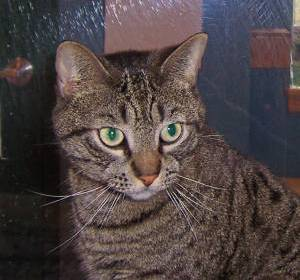
#> input picture opencv/images/test.jpg, 300 x 280 px, found by its file name
$ python 4_2.py
#> lines starting #> are read from the running program, lines starting #| are printed output that depends on the picture
# 目标
#
# 在本教程中：
#
#     你将会学到将不同的几何变换应用于图像，如平移、旋转、仿射变换(一元线性变换)等。
#     另外，我们会创建一个从视频中提取彩色对象的应用。
#     你会学到如下函数：cv.getPerspectiveTransform

import numpy as np
import cv2 as cv

#比例
'''
比例是调整图片的大小。 OpenCV 使用 cv.resize() 函数进行调整。
可以手动指定图像的大小，也可以指定比例因子。可以使用不同的插值方法。
最好的插值方法是用于收缩的 cv.INTER_AREA 和 cv.INTER_CUBIC （慢）
和快速方法 cv.INTER_LINEAR 。默认情况下，所使用的插值方法都是 cv.INTER_AREA 。
你可以使用如下方法调整输入图片大小：
'''
img = cv.imread('./images/test.jpg')
#> img is the input picture: shape (280, 300, 3); mean B, G, R 68, 68.3, 78.8
res = cv.resize(img, None, fx=0.5, fy=0.5, interpolation=cv.INTER_CUBIC)
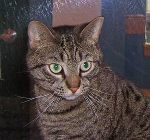
#> res: shape (140, 150, 3); mean B, G, R 68, 68.3, 78.8
cv.imshow('ori_img', img)
cv.imshow('result', res)
cv.waitKey(0)
cv.destroyAllWindows()

#变换
img = cv.imread('./images/test.jpg', 0)
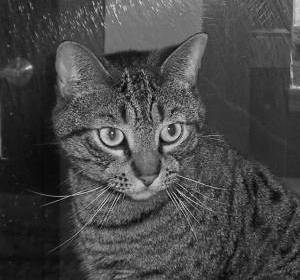
#> img: shape (280, 300); min 0, max 237, mean 71.4
rows, cols = img.shape
#> rows = 280; cols = 300
M = np.float32([[1, 0, 100], [0, 1, 50]])
dst = cv.warpAffine(img, M, (cols, rows))
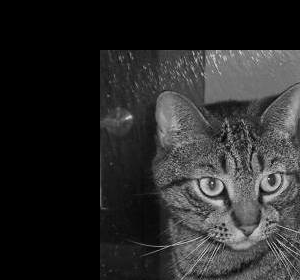
#> dst: shape (280, 300); min 0, max 237, mean 42.3
cv.imshow('img', dst)
cv.waitKey()
cv.destroyAllWindows()

#旋转 它将图像相对于中心旋转 90 度，而不进行任何缩放。
img = cv.resize(img, (80,60))
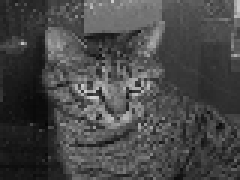
#> img: shape (60, 80) (shown 3 times larger); min 5, max 206, mean 71.1
rows, cols = img.shape
#> rows = 60; cols = 80
#cols-1 and rows-1 are the coordinate limits.
M = cv.getRotationMatrix2D(((cols -1) / 2.0, (rows-1)/2.0), 90, 1)
#> M = [[6.12e-17, 1, 10], [-1, 6.12e-17, 69]]
dst = cv.warpAffine(img, M, (cols, rows))
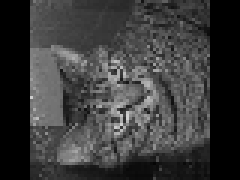
#> dst: shape (60, 80) (shown 3 times larger); min 0, max 206, mean 58.8
cv.imshow('img', dst)
cv.waitKey()
cv.destroyAllWindows()

#仿射变换 y = ax + b 一元线性变换
from matplotlib import pyplot as plt
img = cv.imread('./images/test.jpg',1)
rows, cols, ch = img.shape
#> rows = 280; cols = 300; ch = 3
pts1 = np.float32([[50 ,50], [200, 50], [50, 200]])
pts2 = np.float32([[10 ,100], [200, 50], [100, 250]])
M = cv.getAffineTransform(pts1, pts2)
dst = cv.warpAffine(img, M, (cols, rows))
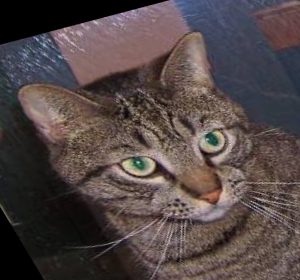
#> dst: shape (280, 300, 3); mean B, G, R 70.3, 70.9, 82.5
plt.subplot(121), plt.imshow(img), plt.title('Input')
plt.subplot(122), plt.imshow(dst), plt.title('Output')
plt.show()
#> figure, not shown here; B, G, R data is drawn as R, G, B

#感知变换
# 对于感知转换，你需要一个 3x3 变换矩阵。即使在转换之后，直线也将保持直线。要找到这个变换矩阵，
# 需要输入图像上的 4 个点和输出图像上的相应点。在这四点中，有三点不应该共线。
# 然后通过 cv.getPerspectiveTransform 找到变换矩阵。
# 然后对这个 3x3 变换矩阵使用 cv.warpPerspective。
img = cv.imread('./images/test.jpg')
rows, cols, ch = img.shape
pts1 = np.float32([[56,65],[368,52],[28,387],[389,390]])
pts2 = np.float32([[0,0],[300,0],[0,300],[300,300]])
M = cv.getPerspectiveTransform(pts1, pts2)
dst = cv.warpPerspective(img, M, (300, 300))
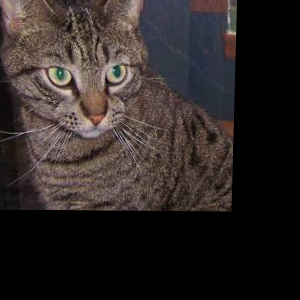
#> dst: shape (300, 300, 3); mean B, G, R 38, 39.4, 46.5
plt.subplot(121),plt.imshow(img),plt.title('Input')
plt.subplot(122),plt.imshow(dst),plt.title('Output')
plt.show()
#> figure, not shown here; B, G, R data is drawn as R, G, B
